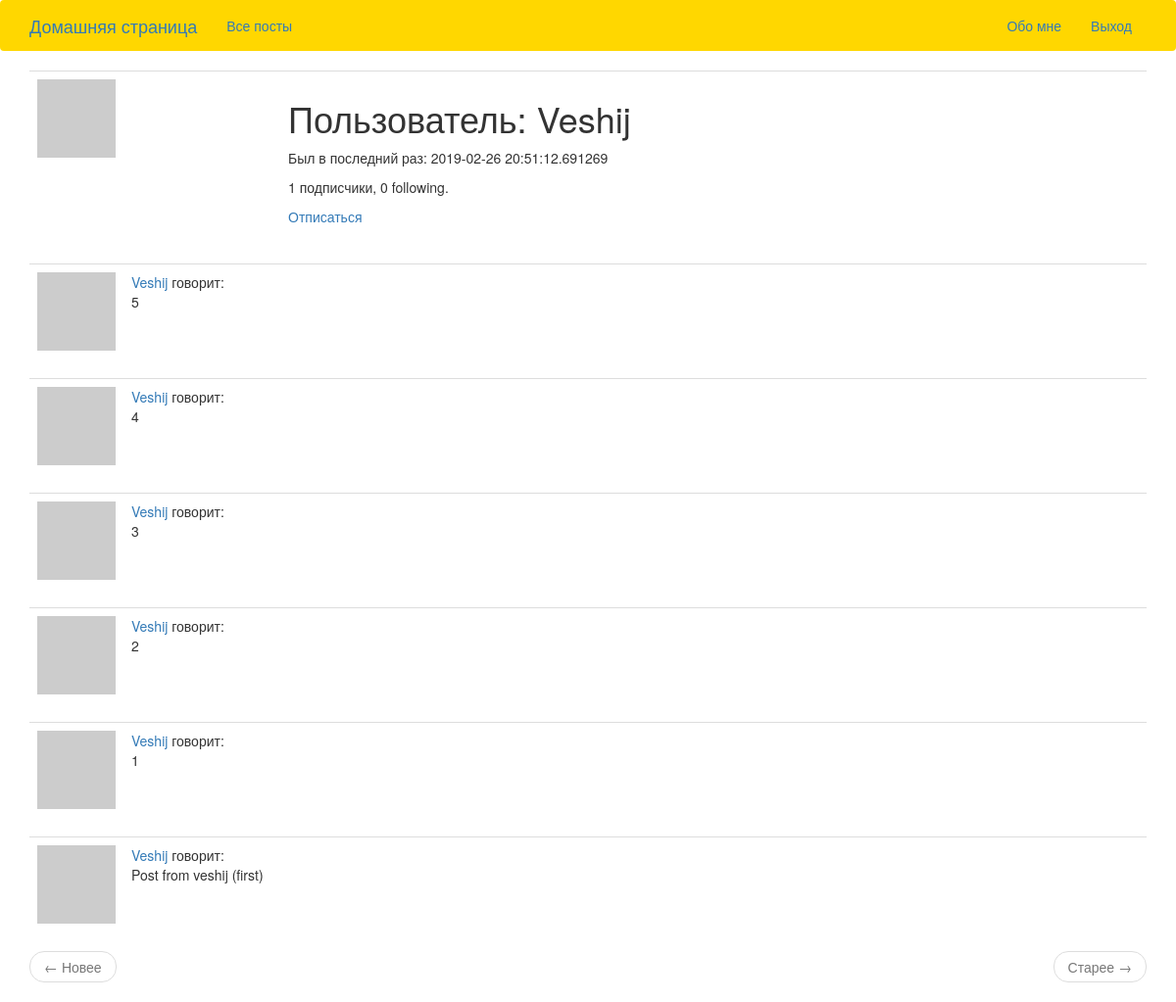
The page /user/Veshij (signed in) on the database as committed earlier.
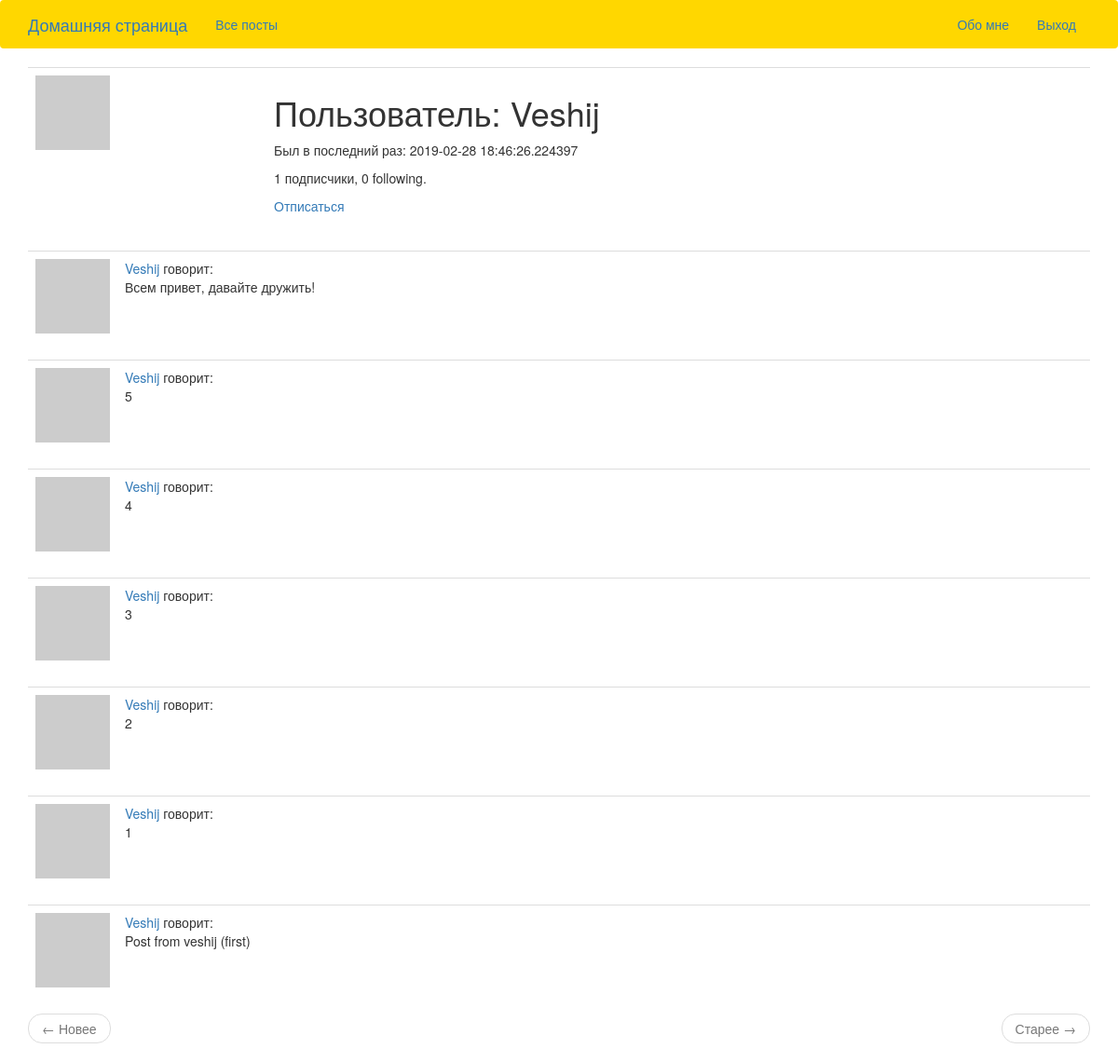
The same page on the database as committed later.
### app/models.py (models this page shows, shortened)
class User(UserMixin, db.Model):
    id = db.Column(db.Integer, primary_key=True)
    username = db.Column(db.String(64), index=True, unique=True)
    email = db.Column(db.String(120), index=True, unique=True)
    password_hash = db.Column(db.String(128))
    posts = db.relationship('Post', backref='author', lazy='dynamic')
    about_me = db.Column(db.String(140))
    last_seen = db.Column(db.DateTime, default=datetime.utcnow)
    followed = db.relationship(
            'User', secondary=followers,
            primaryjoin=(followers.c.follower_id == id),
            secondaryjoin=(followers.c.followed_id == id),
            backref=db.backref('followers', lazy='dynamic'), lazy='dynamic')
    def avatar(self, size):
        digest = md5(self.email.lower().encode('utf-8')).hexdigest()
        return 'https://www.gravatar.com/avatar/{}?d=identicon&s={}'.format(digest, size)
    def is_following(self, user):
        return self.followed.filter(
                followers.c.followed_id == user.id).count() > 0

class Post(db.Model):
    id = db.Column(db.Integer, primary_key=True)
    body = db.Column(db.String(140))
    timestamp = db.Column(db.DateTime, index=True, default=datetime.utcnow)
    user_id = db.Column(db.Integer, db.ForeignKey('user.id'))

### app/routes.py (the view)
@app.route('/user/<username>')
@login_required
def user(username):
    user = User.query.filter_by(username=username).first_or_404()
    page = request.args.get('page', 1, type=int)
    posts = user.posts.order_by(Post.timestamp.desc()).paginate(
            page, app.config['POSTS_PER_PAGE'], False)
    next_url = url_for('user', username=user.username, page=posts.next_num) \
            if posts.has_next else None
    prev_url = url_for('user', username=user.username, page=posts.prev_num) \
            if posts.has_prev else None
    return render_template('user.html', user=user, posts=posts.items, next_url=next_url, prev_url=prev_url)

### app/models.py (called while the page is built)
@login.user_loader
def load_user(id):
    return User.query.get(int(id))

### app/routes.py (called while the page is built)
@app.before_request
def before_request():
    if current_user.is_authenticated:
        current_user.last_seen = datetime.utcnow()
        db.session.commit()

### app/templates/user.html (shortened to what this page needs)
{% extends "base.html" %}
{% block app_content %}
    <table class="table table-hover">
        <tr>
            <td width="256px"><img src="{{ user.avatar(256) }}"></td>
            <td>
                <h1>Пользователь: {{ user.username }}</h1>
                {% if user.last_seen %}<p>Был в последний раз: {{ user.last_seen }}</p>{% endif %}
                <p>{{ user.followers.count() }} подписчики, {{ user.followed.count() }} following.</p>
                {% if user == current_user %}
                <p><a href="{{ url_for('edit_profile') }}">Изменить свой профиль</a></p>
                {% elif not current_user.is_following(user) %}
                <p><a href="{{ url_for('follow', username=user.username) }}">Подписаться</a></p>
                {% else %}
                <p><a href="{{ url_for('unfollow', username=user.username) }}">Отписаться</a></p>
                {% endif %}
            </td>
        </tr>
    </table>
    {% for post in posts %}
        {% include '_post.html' %}
    {% endfor %}
    <nav aria-label="...">
        <ul class="pager">
            <li class="previous{% if not prev_url %} disabled{% endif %}">
                <a href="{{ prev_url or '#' }}">
                    <span aria-hidden="true">&larr;</span> Новее
                </a>
            </li>
            <li class="next{% if not next_url %} disabled{% endif %}">
                <a href="{{ next_url or '#' }}">
                    Старее <span aria-hidden="true">&rarr;</span>
                </a>
            </li>
        </ul>
    </nav>
{% endblock %}

### app/templates/_post.html
   <table class="table table-hover">
        <tr>
            <td width="70px">
                <a href="{{ url_for('user', username=post.author.username) }}">
                    <img src="{{ post.author.avatar(70) }}" />
                </a>
            </td>
            <td>
                <a href="{{ url_for('user', username=post.author.username) }}">
                    {{ post.author.username }}
                </a>
                говорит:
                <br>
                {{ post.body }}
            </td>
        </tr>
    </table>

Rows that differ between the two databases and show on the page:
changed User "Veshij": last_seen "2019-02-26 20:51:12.691269" → "2019-02-28 18:46:26.224397"
added Post: author.username "Veshij", body "Всем привет, давайте дружить!"
